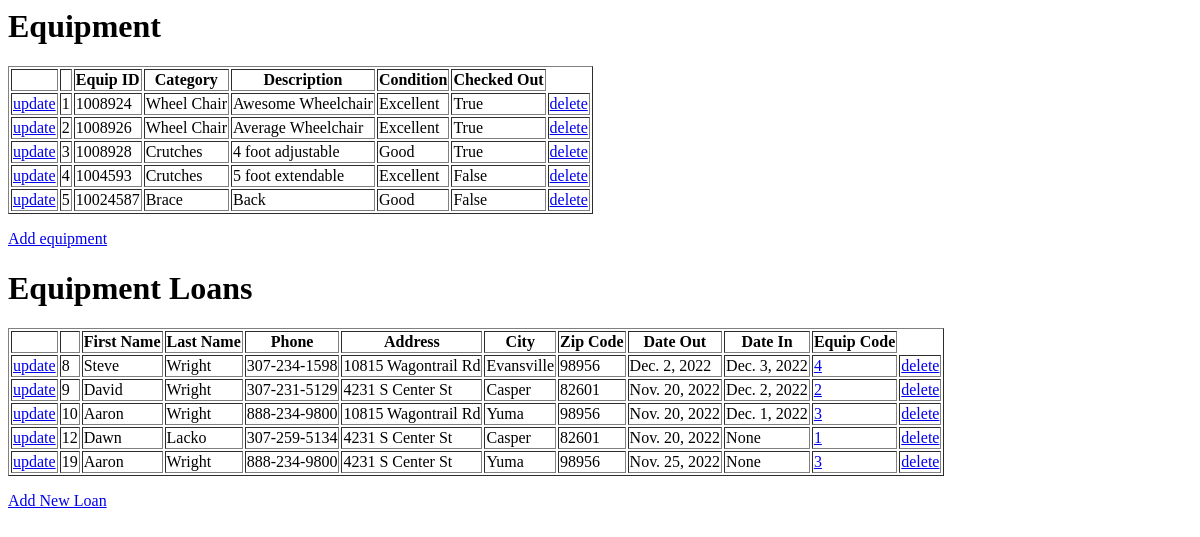
Before: / with the older database file.
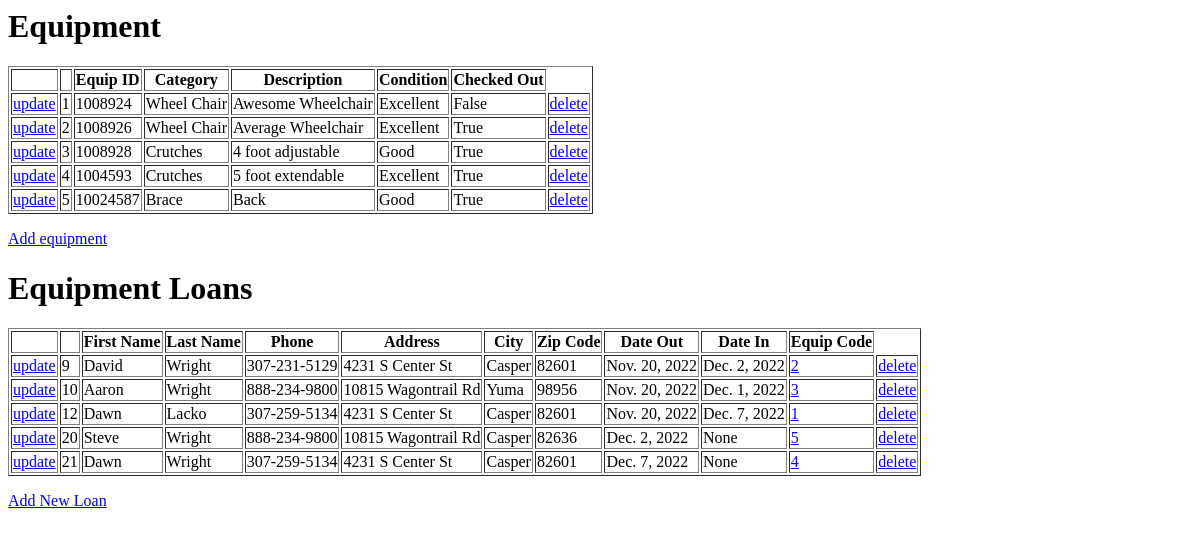
After: the same page with the newer database file.
### loans/models.py (models this page shows)
class Equipment(models.Model):
    invnumber = models.IntegerField()
    category = models.CharField(max_length=10)
    description = models.CharField(max_length=225)
    condition = models.CharField(max_length=225)
    checkedout = models.BooleanField()

class Loans(models.Model):
    first_name = models.CharField(max_length=50)
    last_name = models.CharField (max_length=50)
    phone_number = models.CharField(max_length=20)
    address = models.CharField(max_length=50)
    city = models.CharField(max_length=20)
    zip = models.IntegerField()
    date_out = models.DateField(blank=True, null=True)
    date_in = models.DateField(blank=True, null=True)
    equip_id = models.IntegerField(blank=True, null=True)

### loans/views.py (the view)
# urls.py: 2. Add a URL to urlpatterns:  path('', views.home, name='home')
def home(request):
 items = Equipment.objects.all().values()
 clients = Loans.objects.all().values()
 template = loader.get_template('home.html')
 context = {
   'items': items,
   'clients': clients,
 }
 return HttpResponse(template.render(context, request))

### loans/templates/home.html
<h1>Equipment</h1>
<table border="1">
<tr>
   <th></th>
   <th></th>
   <th> Equip ID </th>
   <th> Category </th>
   <th> Description </th>
   <th> Condition </th>
   <th> Checked Out </th>
</tr>
{% for x in items %}
<tr>
   <td><a href="update/{{ x.id }}">update</a></td>
   <td>{{ x.id }}</td>
   <td>{{ x.invnumber }}</td>
   <td>{{ x.category }}</td>
   <td>{{ x.description }}</td>
   <td>{{ x.condition }}</td>
   <td>{{ x.checkedout }}</td>
   <td><a href="del_equip/{{ x.id }}">delete</a></td>
</tr>
{% endfor %}
</table>
<p>
   <a href="add/">Add equipment</a>
   </p>
<h1>Equipment Loans</h1>
<table border="1">
<tr>
   <th></th>
   <th></th>
   <th> First Name </th>
   <th> Last Name </th>
   <th> Phone </th>
   <th> Address </th>
   <th> City </th>
   <th> Zip Code </th>
   <th> Date Out </th>
   <th> Date In </th>
   <th> Equip Code </th>
</tr>
{% for x in clients %}
<tr>
   <td><a href="update_loan/{{ x.id }}">update</a></td>
   <td>{{ x.id }}</td>
   <td>{{ x.first_name }}</td>
   <td>{{ x.last_name }}</td>
   <td>{{ x.phone_number }}</td>
   <td>{{ x.address }}</td>
   <td>{{ x.city }}</td>
   <td>{{ x.zip }}</td>
   <td>{{ x.date_out }}</td>
   <td>{{ x.date_in }}</td>
   <td><a href="display_loan/{{ x.equip_id }}">{{x.equip_id}}</a></td>
   <td><a href="del_client/{{ x.id }}">delete</a></td>
</tr>
{% endfor %}
</table>
<p>
   <a href="add_loan/">Add New Loan</a>
   </p>

Changed rows visible on the page:
removed Loans: id "8", first_name "Steve", last_name "Wright", phone_number "307-234-1598", address "10815 Wagontrail Rd", city "Evansville", zip "98956", date_out "Dec. 2, 2022", date_in "Dec. 3, 2022", equip_id "4"
removed Loans: id "19", first_name "Aaron", last_name "Wright", phone_number "888-234-9800", address "4231 S Center St", city "Yuma", zip "98956", date_out "Nov. 25, 2022", date_in "None", equip_id "3"
changed Equipment "Awesome Wheelchair": checkedout "True" → "False"
changed Equipment "5 foot extendable": checkedout "False" → "True"
changed Equipment "Brace": checkedout "False" → "True"
changed Loans "Lacko": date_in "None" → "Dec. 7, 2022"
added Loans: id "20", first_name "Steve", last_name "Wright", phone_number "888-234-9800", address "10815 Wagontrail Rd", city "Casper", zip "82636", date_out "Dec. 2, 2022", date_in "None", equip_id "5"
added Loans: id "21", first_name "Dawn", last_name "Wright", phone_number "307-259-5134", address "4231 S Center St", city "Casper", zip "82601", date_out "Dec. 7, 2022", date_in "None", equip_id "4"
